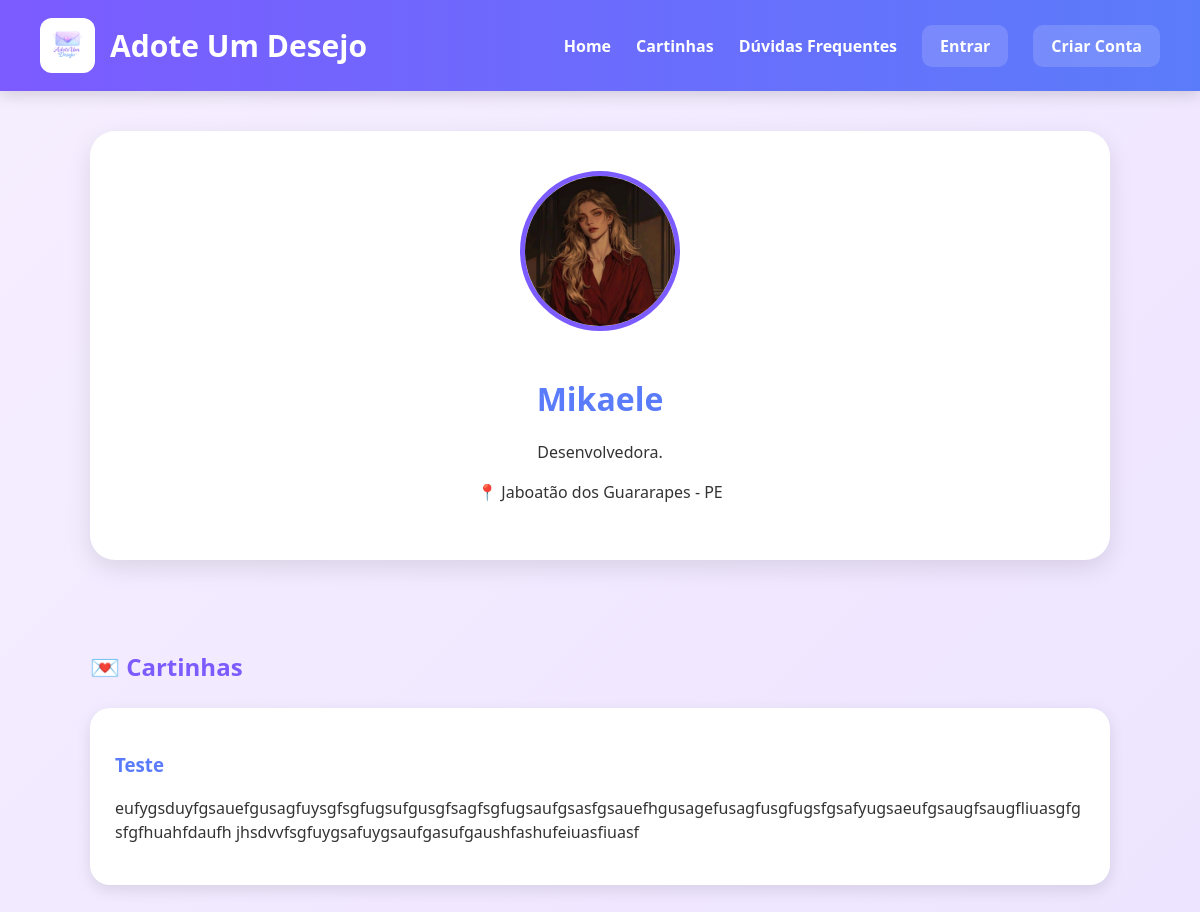
/usuarios/perfil/Mikaele/, run on the app's committed database.
### usuarios/models.py (models this page shows, shortened)
class Perfil(models.Model):
    user = models.OneToOneField(
        User,
        on_delete=models.CASCADE
    )
    nome = models.CharField(
        max_length=150,
        blank=True
    )
    bio = models.TextField(
        blank=True
    )
    foto = models.ImageField(
        upload_to='perfis/',
        blank=True,
        null=True
    )
    cep = models.CharField(
        max_length=9,
        blank=True
    )
    rua = models.CharField(
        max_length=255,
        blank=True
    )
    numero = models.CharField(
        max_length=20,
        blank=True
    )
    bairro = models.CharField(
        max_length=100,
        blank=True
    )
    cidade = models.CharField(
        max_length=100,
        blank=True
    )
    estado = models.CharField(
        max_length=100,
        blank=True
    )
    complemento = models.CharField(
        max_length=255,
        blank=True
    )

### cartas/models.py (models this page shows, shortened)
class Carta(models.Model):
    autor = models.ForeignKey(
        User,
        on_delete=models.CASCADE
    )
    titulo = models.CharField(
        max_length=200
    )
    texto = models.TextField()
    cidade = models.CharField(
        max_length=100
    )
    estado = models.CharField(
        max_length=100
    )
    imagem = models.ImageField(
        upload_to='cartas/',
        blank=True,
        null=True
    )
    adotado = models.BooleanField(
        default=False
    )
    criado_em = models.DateTimeField(
        auto_now_add=True
    )
    correspondido = models.BooleanField(
        default=False
    )

### usuarios/views.py (the view)
def perfil_publico(request, username):
    usuario = get_object_or_404(
        User,
        username=username
    )
    perfil = usuario.perfil
    cartas = Carta.objects.filter(
        autor=usuario
    ).order_by('-criado_em')
    return render(
        request,
        'perfil_publico.html',
        {
            'usuario_perfil': usuario,
            'perfil': perfil,
            'cartas': cartas,
        }
    )

### core/context_processors.py (called while the page is built)
def notificacoes(request):
    if request.user.is_authenticated:
        notificacoes_recentes = Notificacao.objects.filter(
            usuario=request.user
        ).order_by(
            '-criado_em'
        )[:5]
    else:
        notificacoes_recentes = []
    return {
        'notificacoes_recentes':
        notificacoes_recentes
    }

### templates/perfil_publico.html
{% extends 'base.html' %}
{% block content %}
<div class="perfil-page">
    <div class="perfil-card">
        {% if perfil.foto %}
            <img
                src="{{ perfil.foto.url }}"
                class="perfil-foto"
            >
        {% endif %}
        <h1>
            {{ usuario_perfil.username }}
        </h1>
        <p>
            {{ perfil.bio }}
        </p>
        <p>
            📍
            {{ perfil.cidade }}
            -
            {{ perfil.estado }}
        </p>
    </div>
    <div class="perfil-cartas">
        <h2>
            💌 Cartinhas
        </h2>
        {% for carta in cartas %}
            <div class="card">
                <h3>
                    <a href="{% url 'detalhe_carta' carta.id %}">
                        {{ carta.titulo }}
                    </a>
                </h3>
                <p>
                    {{ carta.texto|truncatewords:30 }}
                </p>
            </div>
        {% empty %}
            <p>
                Nenhuma cartinha publicada.
            </p>
        {% endfor %}
    </div>
</div>
{% endblock %}

### static/css/style.css (style rules this page uses)
* { box-sizing: border-box; }
body { margin: 0; font-family: 'Segoe UI', sans-serif; background: linear-gradient( 135deg, #f6efff, #ede4ff ); color: #333; }
h1 { text-align: center; color: #5b7cfa; margin-bottom: 20px; }
a { color: #5b7cfa; text-decoration: none; }
.card, .stat-card { background: white; padding: 25px; border-radius: 20px; box-shadow: 0 5px 15px rgba(0,0,0,0.1); transition: 0.2s ease; }
p { line-height: 1.5; }
.perfil-card { background: white; padding: 30px; border-radius: 20px; text-align: center; box-shadow: 0 5px 15px rgba(0,0,0,0.1); margin-bottom: 30px; }
.perfil-foto { width: 140px; height: 140px; border-radius: 50%; object-fit: cover; margin-bottom: 15px; border: 4px solid #7c5bff; }
.perfil-page { display: flex; flex-direction: column; gap: 40px; }
.perfil-card { background: white; padding: 40px; border-radius: 25px; text-align: center; box-shadow: 0 8px 25px rgba(0,0,0,0.1); }
.perfil-foto { width: 160px; height: 160px; border-radius: 50%; object-fit: cover; border: 5px solid #7c5bff; margin-bottom: 20px; }
.perfil-cartas h2 { margin-bottom: 25px; color: #7c5bff; }
.card, .card p, .detalhe-texto { overflow-wrap: anywhere; word-break: break-word; white-space: normal; }

### data on the page
Perfil: foto (picture), bio "Desenvolvedora.", cidade "Jaboatão dos Guararapes", estado "PE"
Carta: titulo "Teste", texto "eufygsduyfgsauefgusagfuysgfsgfugsufgusgfsagfsgfugsaufgsasfgsauefhgusagefusagfusgfugsfgsafyugsaeufgsaugfsaugfliuasgfgsfgfhuahfdaufh jhsdvvfsgfuygsafuygsaufgasufgaushfashufeiuasfiuasf"

### other printed values
{{ usuario_perfil.username }} "Mikaele"
